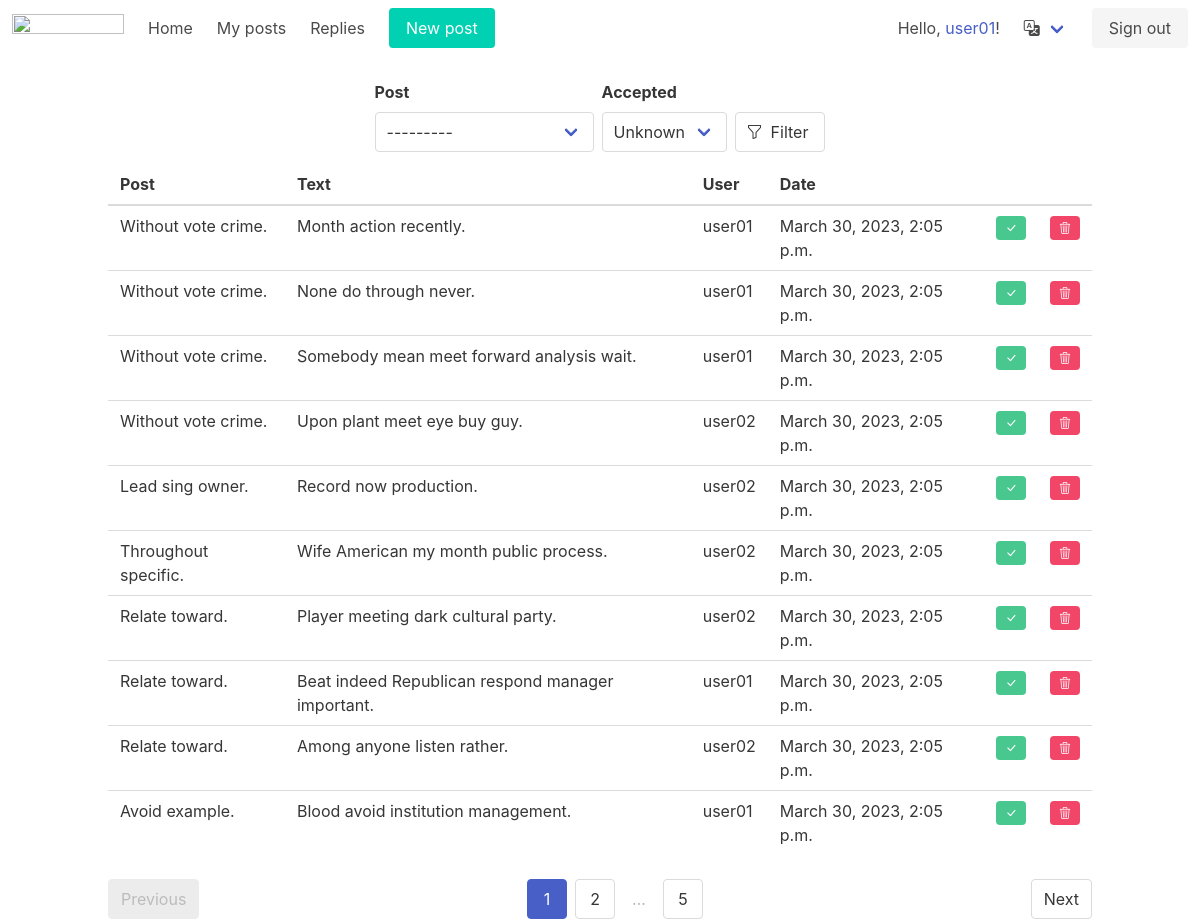
/replies/ (signed in), run on the app's committed database.
### users/models.py (models this page shows, shortened)
class User(AbstractUser):
    activated = models.BooleanField(default=False)
    subscriber = models.BooleanField(default=False)

### boardapp/models.py (models this page shows, shortened)
class Comment(models.Model):
    post = models.ForeignKey(Post, on_delete=models.CASCADE, verbose_name=_('Post'))
    author = models.ForeignKey(settings.AUTH_USER_MODEL, on_delete=models.CASCADE, verbose_name=_('Author'))
    created = models.DateTimeField(auto_now_add=True, verbose_name=_('Date'))
    text = models.TextField(verbose_name=_('Text'))
    accepted = models.BooleanField(default=False, verbose_name=_('Accepted'))
    class Meta:
        verbose_name = _('Comment')
        verbose_name_plural = _('Comments')
        permissions = [
            ('accept_comment', 'Can accept Comment'),
        ]

class Post(models.Model):
    author = models.ForeignKey(settings.AUTH_USER_MODEL, on_delete=models.CASCADE, verbose_name=_('Name'))
    title = models.CharField(max_length=255, verbose_name=_('Title'))
    text = tinymce_models.HTMLField(verbose_name=_('Text'))
    category = models.ForeignKey(Category, on_delete=models.RESTRICT, verbose_name=_('Category'))
    date = models.DateTimeField(auto_now_add=True, verbose_name=_('Date'))
    archived = models.BooleanField(default=False, verbose_name=_('Archived'))
    def __str__(self):
        return f'{self.title}'
    class Meta:
        verbose_name = _('Post')
        verbose_name_plural = _('Posts')

### boardapp/views.py (the view)
# urls.py: path('replies/', CommentListView.as_view(), name='replies'),
class CommentListView(LoginRequiredMixin, FilterView):
    template_name = 'reply_list.html'
    paginate_by = 10
    model = Comment
    filterset_class = filter_factory(model, ['post', 'accepted'])
    ordering = ['post', '-created']
    def get_queryset(self):
        qs = super().get_queryset()
        qs = qs.filter(post__author=self.request.user)
        return qs

### boardapp/templatetags/custom_filters.py (called while the page is built)
@register.simple_tag(takes_context=True)
def url_replace(context, **kwargs):
    _dict = context['request'].GET.copy()
    for key, value in kwargs.items():
        _dict[key] = value
    return _dict.urlencode()

### templates/reply_list.html
{% extends 'base/base.html' %}
{% load i18n %}
{% load custom_filters %}
{% block content %}
{% include 'base/filter.html' %}
<div class="columns is-centered">
  <div class="is-justify-content-center">
    {% if object_list %}
      <table class="table is-hoverable is-justify-content-center" aria-labelledby="replies">
        <thead>
        <tr>
          <th>{% trans "Post" %}</th>
          <th>{% trans "Text" %}</th>
          <th>{% trans "User" %}</th>
          <th>{% trans "Date" %}</th>
          <th></th>
          <th></th>
        </tr>
        </thead>
        {% for reply in object_list %}
        <tr>
          <td>{{ reply.post }}</td>
          <td>{{ reply.text }}</td>
          <td>{{ reply.author }}</td>
          <td>{{ reply.created }}</td>
          <td>
            {% if not reply.accepted %}
            <a href="{% url 'reply_accept' pk=reply.pk %}">
              <span class="tag is-success">
                <i class="bi bi-check-lg"></i>
              </span>
            </a>
            {% else %}
            <span class="tag is-success is-light">
                <i class="bi bi-check-lg"></i>
              </span>
            {% endif %}
          </td>
          <td>
            <a href="{% url 'reply_delete' pk=reply.pk %}">
              <span class="tag is-danger">
                <i class="bi bi-trash3"></i>
              </span>
            </a>
          </td>
        </tr>
      {% endfor %}
      </table>
    {% else %}
    <h2>{% trans "Nothing here!" %}</h2>
    {% endif %}
    {% include 'base/paginator.html' %}
  </div>
</div>
{% endblock content %}

### templates/base/base.html (shortened to what this page needs)
<!DOCTYPE html>
<html lang="en">
{% load static %}
<head>
  <link rel="stylesheet" href="https://cdn.jsdelivr.net/npm/bulma@0.9.4/css/bulma.min.css">
  <link rel="stylesheet" href="https://cdn.jsdelivr.net/npm/bootstrap-icons/font/bootstrap-icons.min.css">
</head>
<body>
{% include 'base/navbar.html' %}
{% block body %}
<div class="container">
{% block content %}
{% endblock content %}
</div>
{% endblock body %}
</body>
</html>

### templates/base/navbar.html (shortened to what this page needs)
{% load i18n %}
<nav class="navbar" role="navigation" aria-label="main navigation">
  <div class="navbar-brand">
    <a class="navbar-item" href="https://bulma.io">
      <img src="https://bulma.io/images/bulma-logo.png" width="112" height="28">
    </a>
  </div>
  <div id="navbarBasicExample" class="navbar-menu">
    <div class="navbar-start">
      <a href="{% url 'home' %}" class="navbar-item">
        {% trans "Home" %}
      </a>
      {% if user.is_authenticated %}
      <a href="{% url 'user_posts' %}" class="navbar-item">
        {% trans "My posts" %}</a>
      <a href="{% url 'replies' %}?accepted=false" class="navbar-item">
        {% trans "Replies" %}</a>
      {% endif %}
      <div class="navbar-item">
          <p class="control">
            <a class="button is-primary" href="{% url 'post_create' %}">
              <span>{% trans "New post" %}</span>
            </a>
          </p>
      </div>
      </div>
    <div class="navbar-end">
      {% if user.is_authenticated %}
      <p class="navbar-item">{% trans "Hello" %},&nbsp;<a href="{% url 'profile' %}">{{ user }}</a>!</p>
      {% endif %}
      <div class="navbar-item has-dropdown is-hoverable">
        <a class="navbar-link">
          <i class="bi bi-translate"></i>
        </a>
      </div>
      <div class="navbar-item">
        <div class="buttons">
          {% if not user.is_authenticated %}
          <a href="{% url 'signup' %}" class="button is-primary"><strong>{% trans "Sign up" %}</strong></a>
          <a href="{% url 'login' %}" class="button is-light">{% trans "Sign in" %}</a>
          {% else %}
          <a href="{% url 'logout' %}" class="button is-light">{% trans "Sign out" %}</a>
          {% endif %}
        </div>
      </div>
    </div>
  </div>
</nav>

### templates/base/filter.html (shortened to what this page needs)
{% if filter %}
{% load i18n %}
<form class="my-5" action="" method="get">
  <div class="level is-justify-content-center">
    {% for field in filter.form %}
    <div class="column m-0 p-0 level-item is-flex-grow-0 mx-1">
      <label class="label">{{ field.label }}</label>
      <div class="select">{{ field }}</div>
    </div>
    {% endfor %}
    {% translate "Filter" as filter %}
    <div class="is-align-self-flex-end level-item is-flex-grow-0 mx-1">
      <button type="submit" class="button" title="{{ filter }}">
        <span class="icon-text">
          <span class="icon"><i class="bi bi-funnel"></i></span>
          <span>{{ filter }}</span>
        </span>
      </button>
    </div>
  </div>
</form>
{% endif %}

### templates/base/paginator.html (shortened to what this page needs)
{% load i18n %}
{% load custom_filters %}
<nav class="pagination is-centered" role="navigation" aria-label="pagination">
  {% if page_obj.has_previous %}
  <a href="?{% url_replace page=page_obj.previous_page_number %}" class="pagination-previous">
    {% trans "Previous" %}</a>
  {% else %}
  <a class="pagination-previous is-disabled">{% trans "Previous" %}</a>
  {% endif %}
  <ul class="pagination-list">
    <li><a class="pagination-link is-current" aria-current="page">
      {{ page_obj.number }}</a></li>
    {% if page_obj.has_next %}
    <li><a href="?{% url_replace page=page_obj.next_page_number %}" class="pagination-link">
      {{ page_obj.next_page_number }}</a></li>
    <li><span class="pagination-ellipsis">&hellip;</span></li>
    <li><a href="?page={{ page_obj.paginator.num_pages }}" class="pagination-link">
      {{ page_obj.paginator.num_pages }}</a></li>
    {% endif %}
  </ul>
  {% if page_obj.has_next %}
  <a href="?{% url_replace page=page_obj.next_page_number %}" class="pagination-next">{% trans "Next" %}</a>
  {% else %}
  <a class="pagination-next is-disabled">{% trans "Next" %}</a>
  {% endif %}
</nav>

### data on the page
User: username "user01"
Comment: post "Without vote crime.", text "Month action recently.", author "user01", created "March 30, 2023, 2:05 p.m.", accepted False (drawn)
Comment: post "Without vote crime.", text "None do through never.", author "user01", created "March 30, 2023, 2:05 p.m.", accepted False (drawn)
Comment: post "Without vote crime.", text "Somebody mean meet forward analysis wait.", author "user01", created "March 30, 2023, 2:05 p.m.", accepted False (drawn)
Comment: post "Without vote crime.", text "Upon plant meet eye buy guy.", author "user02", created "March 30, 2023, 2:05 p.m.", accepted False (drawn)
Comment: post "Lead sing owner.", text "Record now production.", author "user02", created "March 30, 2023, 2:05 p.m.", accepted False (drawn)
Comment: post "Throughout specific.", text "Wife American my month public process.", author "user02", created "March 30, 2023, 2:05 p.m.", accepted False (drawn)
Comment: post "Relate toward.", text "Player meeting dark cultural party.", author "user02", created "March 30, 2023, 2:05 p.m.", accepted False (drawn)
Comment: post "Relate toward.", text "Beat indeed Republican respond manager important.", author "user01", created "March 30, 2023, 2:05 p.m.", accepted False (drawn)
Comment: post "Relate toward.", text "Among anyone listen rather.", author "user02", created "March 30, 2023, 2:05 p.m.", accepted False (drawn)
Comment: post "Avoid example.", text "Blood avoid institution management.", author "user01", created "March 30, 2023, 2:05 p.m.", accepted False (drawn)

### other printed values
{{ field.label }} "Post" "Accepted"
{{ filter }} "Filter"
{{ page_obj.number }} "1"
{{ page_obj.next_page_number }} "2"
{{ page_obj.paginator.num_pages }} "5"
